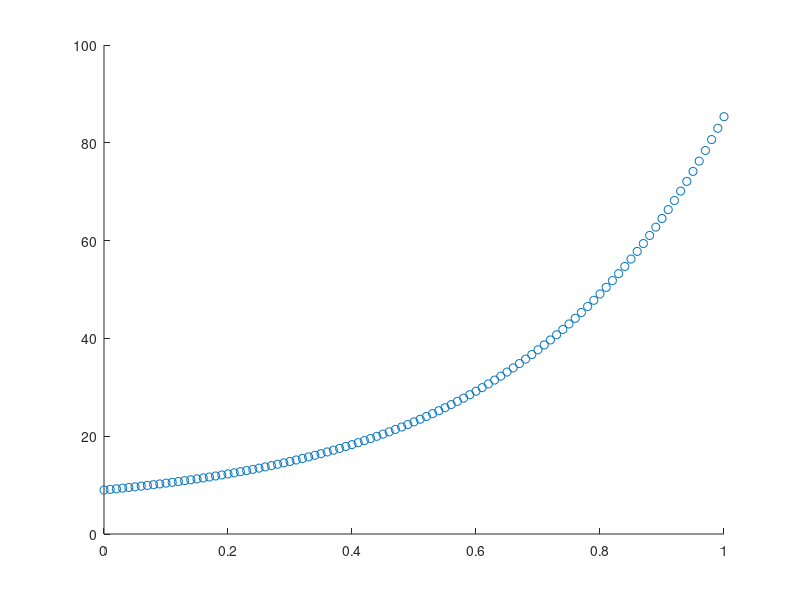

MATLAB code to generate this figure:
offset = 5;
alpha = 4;
beta = 3;

bestw = 0:0.01:1;

sigma = alpha.*exp(beta.*bestw) + offset;

figure
scatter(bestw,sigma)

% figure
% scatter(bestw,exp(bestw))
